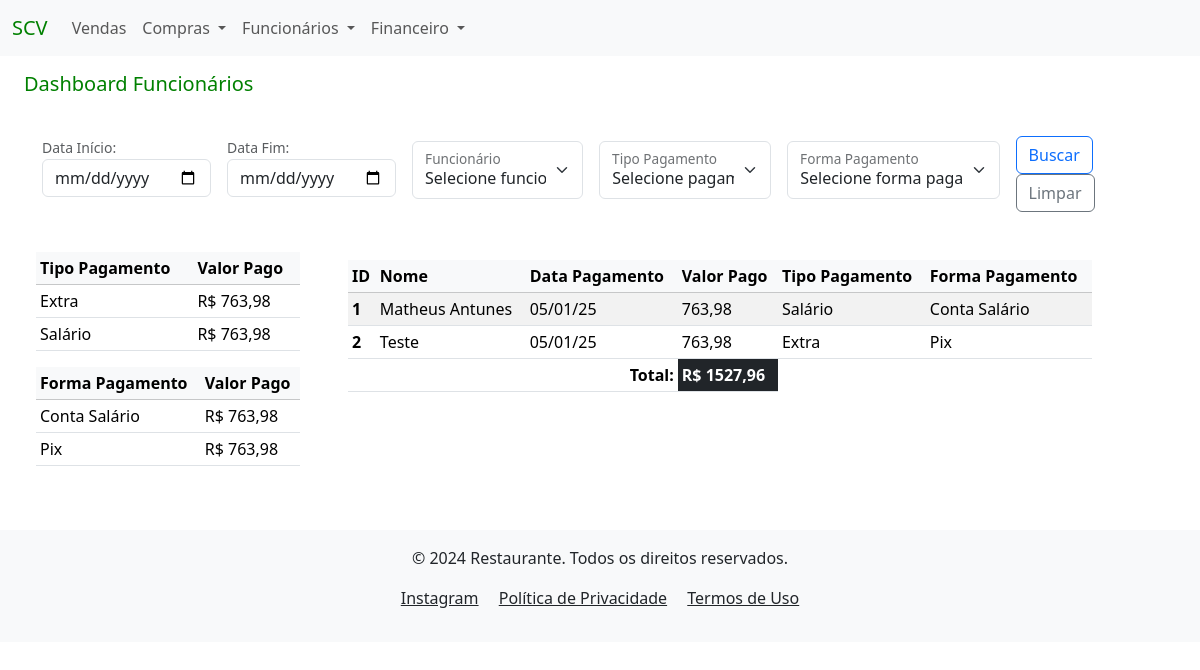
Page /dashboard_funcionarios on the earlier database version.
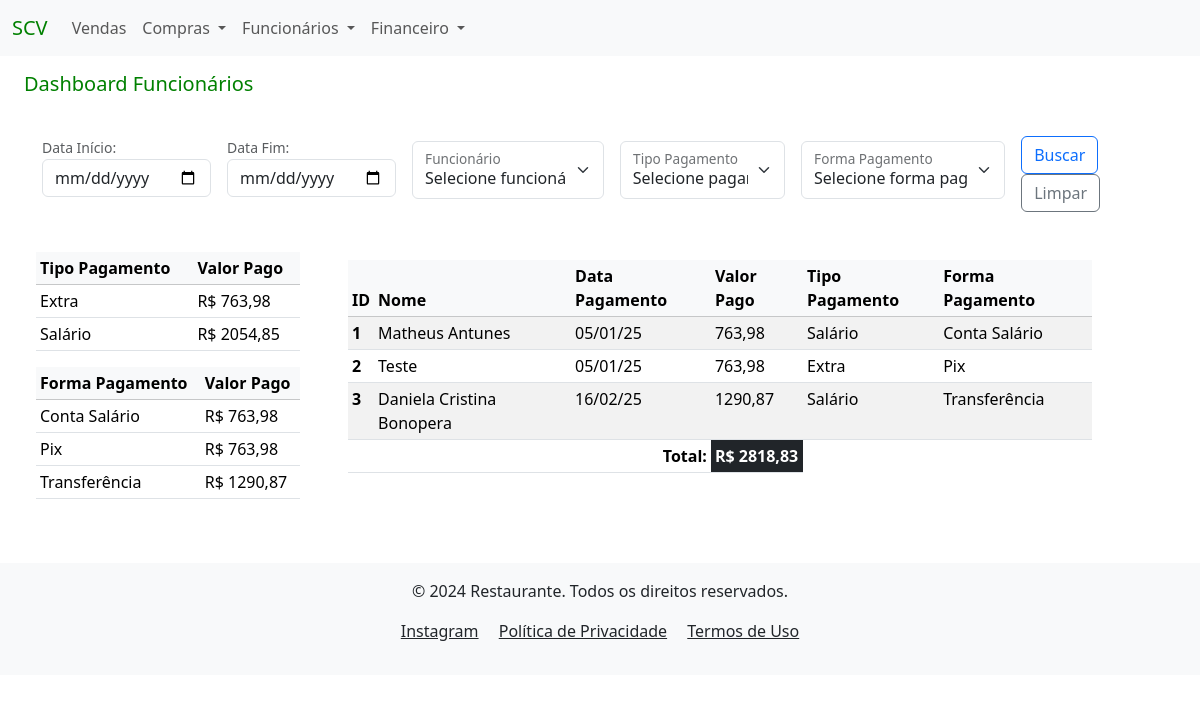
Same page on the later database version.
### funcionarios/models.py (models this page shows)
class Pagamento(models.Model):
    lista_tipo_pagamento = [
                            ('Salário', 'Salário'),
                            ('Adiantamento', 'Adiantamento'),
                            ('Vale', 'Vale'),
                            ('Vale Transporte', 'Vale Transporte'),
                            ('Extra', 'Extra'),
                            ('Rescisão', 'Rescisão'),
                            ('Comissão', 'Comissão'),
                            ('Férias', 'Férias'),
                            ('13° Salário', '13° Salário')
                            ]
    lista_forma_pagamento = [
                             ('Conta Salário', 'Conta Salário'),
                             ('Dinheiro', 'Dinheiro'),
                             ('Transferência', 'Transferência'),
                             ('Pix', 'Pix'),
                             ('Cheque', 'Cheque'),
                             ('Multa Recisória', 'Multa Recisória')
                             ]
    created_at = models.DateTimeField(auto_now_add=True)
    nome_funcionario = models.ForeignKey(Cadastro, on_delete=models.PROTECT, verbose_name="Funcionário", null=False)
    data_pagamento = models.DateField(verbose_name="Data Pagamento", null=False, blank=False,)
    valor_pago = models.DecimalField(verbose_name="Valor Pago", max_digits=9, decimal_places=2, null=False, blank=False)
    tipo_pagamento = models.CharField(verbose_name="Tipo de Pagamento", max_length=15, choices=lista_tipo_pagamento, null=False, blank=False)
    forma_pagamento = models.CharField(verbose_name="Forma de Pagamento", max_length=15, choices=lista_forma_pagamento, null=False, blank=False)
    author = models.ForeignKey(User, on_delete=models.PROTECT, blank=False, default=1)
    dt_atualizado = models.DateTimeField(auto_now=True, null=False, blank=False)

class Cadastro(models.Model):
    LIST_BANK = [('Banco do Brasil', 'Banco do Brasil'),
                   ('Banco Original', 'Banco Original'),
                   ('Bradesco', 'Bradesco'),
                   ('Caixa Econômica', 'Caixa Econômica'),
                   ('C6 Bank', 'C6 Bank'),
                   ('Itau', 'Itau'),
                   ('Inter', 'Inter'),
                   ('Neon', 'Neon'),
                   ('Next', 'Next'),
                   ('Nubank', 'Nubank'),
                   ('Santander', 'Santander'),
                   ]
    created_at = models.DateTimeField(auto_now_add=True)
    nome_funcionario = models.CharField(verbose_name="Funcionário", max_length=40 , blank=False, unique=True)
    rg = models.CharField(verbose_name="RG", max_length=14, null=True , blank=True)
    cpf = models.CharField(verbose_name="CPF", max_length=14, null=True , blank=True)
    carteira_trabalho = models.CharField(verbose_name="CTPS", max_length=12, null=True, blank=True)
    endereco = models.CharField(verbose_name="Endereço", max_length=40, null=True, blank=True)
    numero = models.CharField(verbose_name="Número", max_length=255, null=True, blank=True)
    bairro = models.CharField(verbose_name="Bairro", max_length=20, null=True, blank=True)
    cidade = models.CharField(verbose_name="Cidade", max_length=30, null=True, blank=True)
    telefone = models.CharField(verbose_name="Telefone", max_length=13, null=True, blank=True)
    banco = models.CharField(verbose_name="Banco", choices=LIST_BANK, max_length=15, null=True, blank=True)
    agencia = models.CharField(verbose_name="Agencia", max_length=7, null=True, blank=True)
    conta = models.CharField(verbose_name="Conta", max_length=10, null=True, blank=True)
    author = models.ForeignKey(User, on_delete=models.PROTECT, blank=False, default=1)
    dt_atualizado = models.DateTimeField(auto_now=True, null=False, blank=False)
    def __str__(self):
        return f"{self.nome_funcionario}"

### financeiro/views.py (the view)
# urls.py: path('dashboard_funcionarios', DashboardFuncionariosView.as_view(), name='dashboard_funcionarios'),
class DashboardFuncionariosView(DashboardBaseView):
    def get(self, request):
        data_inicio = request.GET.get('data_inicio')
        data_fim = request.GET.get('data_fim')
        funcionario_selecionado = request.GET.getlist('nome_funcionario')
        tipo_pagamento_selecionado = request.GET.getlist('tipo_pagamento')
        forma_pagamento_selecionado = request.GET.getlist('forma_pagamento')
        funcionarios = Pagamento.objects.all()
        filtros = FiltrosFinanceiro(
            data_inicio=data_inicio,
            data_fim=data_fim,
            campo_data='data_pagamento',
            funcionario=funcionario_selecionado,
            tipo_pagamento=tipo_pagamento_selecionado,
            forma_pagamento=forma_pagamento_selecionado
            )
        funcionarios_filtrado = filtros.aplicar_filtros(funcionarios)
        tipo_pagamentos_agrupados = funcionarios_filtrado.values('tipo_pagamento').annotate(total_valor_pago=Sum('valor_pago'))
        forma_pagamentos_agrupados = funcionarios_filtrado.values('forma_pagamento').annotate(total_valor_pago=Sum('valor_pago'))
        total_pagamentos = self.calcular_totais_pagamentos(funcionarios_filtrado)
        total_tipo_pagamento = sum(item['total_valor_pago'] for item in tipo_pagamentos_agrupados)
        total_forma_pagamento = sum(item['total_valor_pago'] for item in forma_pagamentos_agrupados)
        nome_funcionario = Pagamento.objects.values('nome_funcionario__id', 'nome_funcionario__nome_funcionario').distinct()
        tipos_pagamento = Pagamento.objects.values('tipo_pagamento').distinct()
        formas_pagamento = Pagamento.objects.values('forma_pagamento').distinct()
        context = {
            'data_inicio': data_inicio,
            'data_fim': data_fim,
            'campo_data': 'data_pagamento',
            'funcionarios': funcionarios_filtrado,
            'nome_funcionarios': nome_funcionario,
            'funcionario_selecionados': funcionario_selecionado,
            'tipo_pagamento_selecionado': tipo_pagamento_selecionado,
            'forma_pagamento_selecionado': forma_pagamento_selecionado,
            'total_pagamentos': total_pagamentos,
            'tipos_pagamento': tipos_pagamento,
            'formas_pagamento': formas_pagamento,
            'tipo_pagamentos_agrupados': tipo_pagamentos_agrupados,
            'forma_pagamentos_agrupados': forma_pagamentos_agrupados,
            'total_tipo_pagamento': total_tipo_pagamento,
            'total_forma_pagamento': total_forma_pagamento,
        }
        return render(request, 'financeiro/dashboard_funcionarios.html', context)

### financeiro/views.py (called while the page is built)
    def calcular_totais_pagamentos(self, pagamentos_queryset):
        total_pagamentos = pagamentos_queryset.aggregate(total_despesas=Sum('valor_pago'))['total_despesas'] or 0
        return total_pagamentos

### financeiro/templates/financeiro/dashboard_funcionarios.html (shortened to what the changed rows need)
{% extends 'global/base.html' %}
{% block content %}
    <div class="container-fluid mt-3">
        <div class="row">
            <div class="col-md-3 me-4">
                {% if funcionarios %}
                    <table class="table table-sm mt-3">
                        <thead class="table-light">
                            <tr>
                                <th scope="col">Tipo Pagamento</th>
                                <th scope="col">Valor Pago</th>
                            </tr>
                        </thead>
                        <tbody>
                            {% for pagamento in tipo_pagamentos_agrupados %}
                                <tr>
                                    <td>{{ pagamento.tipo_pagamento|default:"-" }}</td>
                                    <td>R$ {{ pagamento.total_valor_pago|floatformat:2 }}</td>
                                </tr>
                            {% endfor %}
                        </tbody>
                    </table>
                    <table class="table table-sm mt-3">
                        <thead class="table-light">
                            <tr>
                                <th scope="col">Forma Pagamento</th>
                                <th scope="col">Valor Pago</th>
                            </tr>
                        </thead>
                        <tbody>
                            {% for pagamento in forma_pagamentos_agrupados %}
                                <tr>
                                    <td>{{ pagamento.forma_pagamento|default:"-" }}</td>
                                    <td>R$ {{ pagamento.total_valor_pago|floatformat:2 }}</td>
                                </tr>
                            {% endfor %}
                        </tbody>
                    </table>
                {% else %}
                    <div class="container">
                        <div class="alert alert-warning mt-3" role="alert">
                            Não há lançamentos para o filtro selecionado.
                        </div>
                    </div>
                {% endif %}
            </div>
            <div class="col-md-8">
                {% if funcionarios %}
                    <table class="table table-sm table-striped table-hover mt-4">
                        <thead class="table-light">
                            <tr>
                                <th scope="col">ID</th>
                                <th scope="col">Nome</th>
                                <th scope="col">Data Pagamento</th>
                                <th scope="col">Valor Pago</th>
                                <th scope="col">Tipo Pagamento</th>
                                <th scope="col">Forma Pagamento</th>
                            </tr>
                        </thead>
                        <tbody>
                            {% for funcionario in funcionarios %}
                                <tr>
                                    <th scope="row">{{ funcionario.pk }}</th>
                                    <td>{{ funcionario.nome_funcionario }}</td>
                                    <td>{{ funcionario.data_pagamento|date:"d/m/y"|default:"-" }}</td>
                                    <td>{{ funcionario.valor_pago|default:"-" }}</td>
                                    <td>{{ funcionario.tipo_pagamento|default:"-" }}</td>
                                    <td>{{ funcionario.forma_pagamento|default:"-" }}</td>
                                </tr>
                            {% endfor %}
                        </tbody>
                        <tfoot>
                            <tr>
                                <td colspan="3" class="text-end fw-bold">Total:</td>
                                <td class="bg-dark text-white fw-bold">R$ {{ total_pagamentos|floatformat:2 }}</td>
                            </tr>
                        </tfoot>
                    </table>
                {% else %}
                    <div class="container">
                        <div class="alert alert-warning mt-3" role="alert">
                            Não há lançamentos para o filtro selecionado.
                        </div>
                    </div>
                {% endif %}
            </div>
        </div>
    </div>
{% endblock content %}

Differences in the rows shown:
added Pagamento: pk "3", nome_funcionario "Daniela Cristina Bonopera", data_pagamento "16/02/25", valor_pago "1290,87", tipo_pagamento "Salário", forma_pagamento "Transferência"
Other differences:
{{ total_pagamentos|floatformat:2 }}: "1527,96" → "2818,83"
new list line: "Salário R$ 2054,85"
new list line: "Transferência R$ 1290,87"
list line gone: "Salário R$ 763,98"
